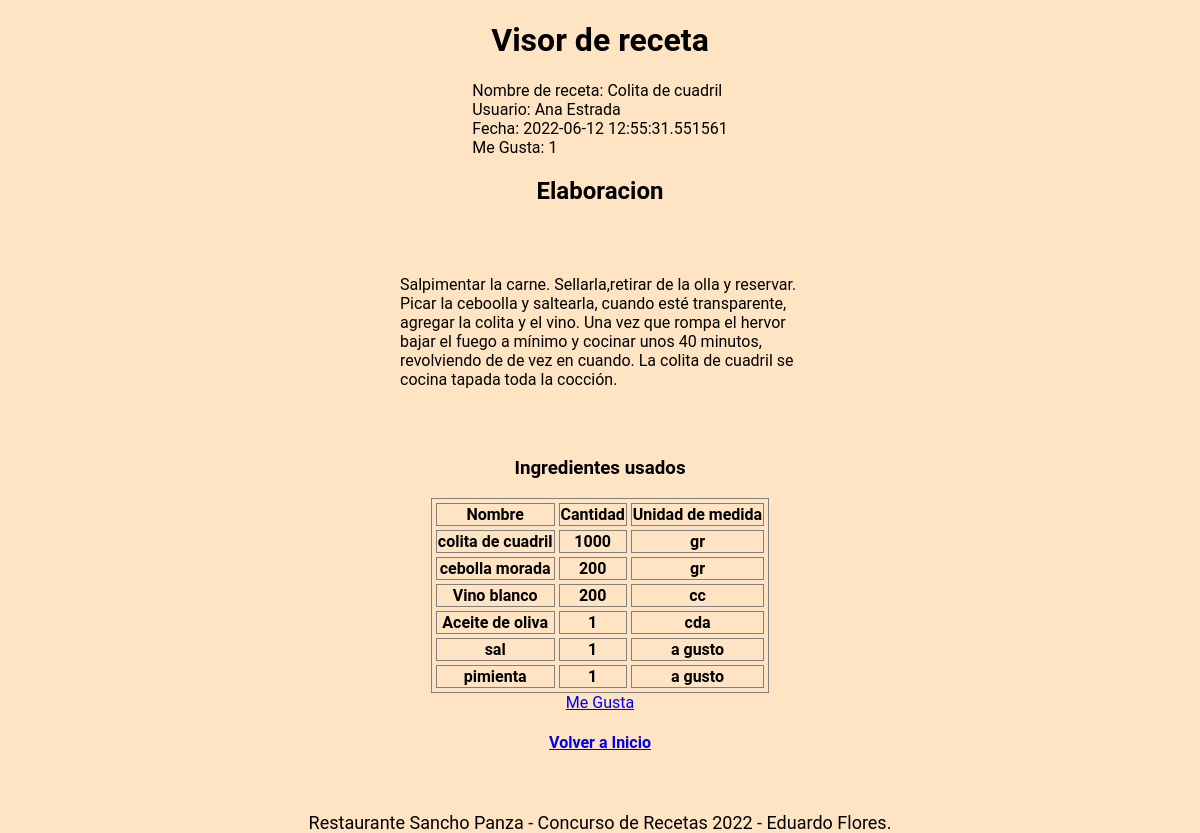
/visorReceta/1 (signed in), run on an earlier commit of the app's database.
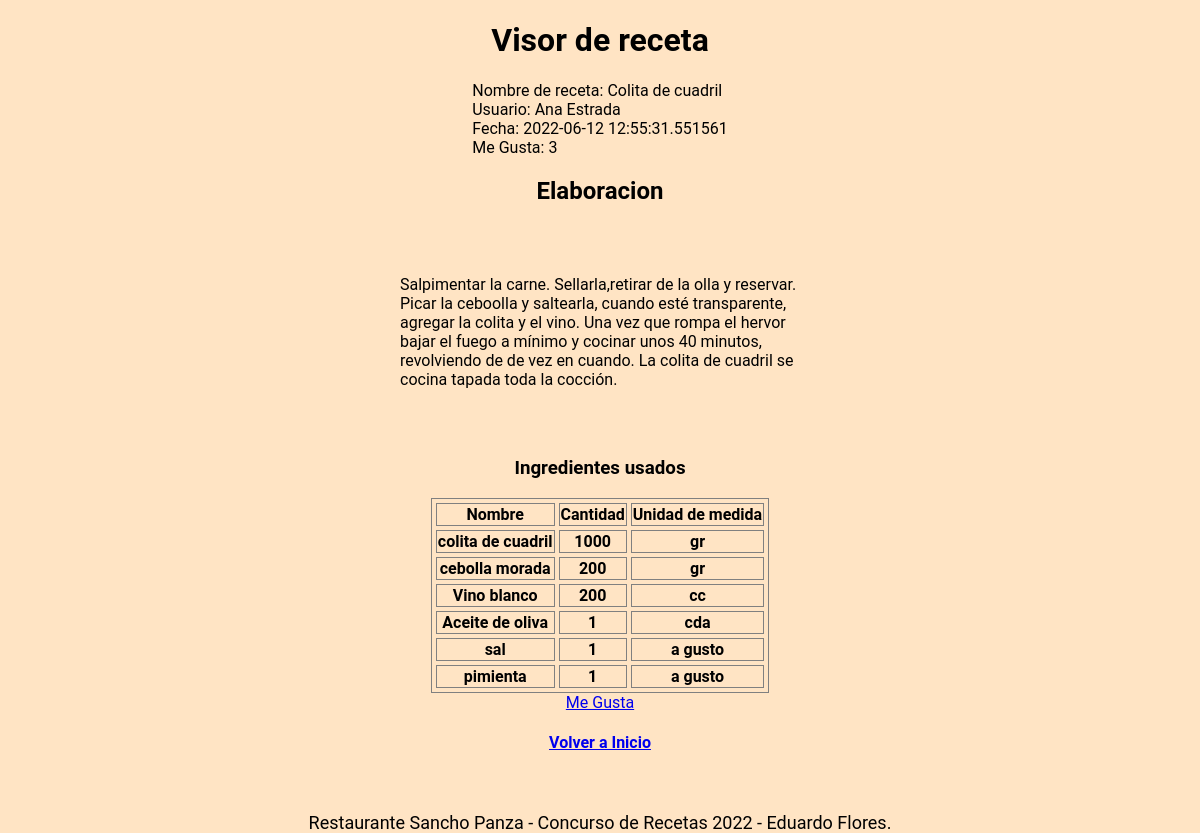
And on a later commit of the database.
### models.py (models this page shows, shortened)
class Receta(db.Model):
    __tablename__ = 'receta'
    id = db.Column(db.Integer, primary_key=True)
    nombre = db.Column(db.String(60), nullable=False)
    tiempo = db.Column(db.Integer, nullable=False)
    elaboracion = db.Column(db.Text, nullable=False)
    cantidadmegusta = db.Column(db.Integer, nullable=False)
    fecha = db.Column(db.DateTime) ### clase datetime
    usuarioid = db.Column(db.Integer, db.ForeignKey('usuario.id'))
    ingredientes = db.relationship('Ingrediente', backref='receta', cascade='all, delete-orphan')

### main.py (the view)
@app.route('/visorReceta/<int:recetaId>')
def visorReceta(recetaId):
    receta = Receta.query.filter_by(id=recetaId).first()
    ingredienteslista = Ingrediente.query.filter_by(recetaid=recetaId).all()
    return render_template('visorReceta.html',receta=receta,ingredientes=ingredienteslista,idusuarioLogeado=int(session['idusuario']))

### templates/visorReceta.html (shortened to what this page needs)
{% extends "baseTemplate.html" %}
{% block content %}
    <h1>Visor de receta</h1>
    <div>
        Nombre de receta: {{ receta.nombre }}<br>
        Usuario: {{ receta.usuario.nombre }}<br>
        Fecha: {{ receta.fecha }}<br>
        Me Gusta: {{ receta.cantidadmegusta }}<br>
    </div>
    <h2>Elaboracion</h2>
    <div id="elaboracion">
        {{ receta.elaboracion }}
    </div>
    <h3>Ingredientes usados</h3>
    <table>
        <thead>
            <tr>
                <th>Nombre</th>
                <th>Cantidad</th>
                <th>Unidad de medida</th>
            </tr>
        </thead>
        <tbody>
            {% for ingrediente in ingredientes %}
            <tr>
                <th>{{ ingrediente.nombre }}</th>
                <th>{{ ingrediente.cantidad }}</th>
                <th>{{ ingrediente.unidad }}</th>
            </tr>
            {% endfor %}
        </tbody>
    </table>
    {% if idusuarioLogeado != receta.usuario.id %}
        <a href="/meGustaReceta/{{ receta.id }}">Me Gusta</a>
    {% else %}
        <div>No puedes dar me gusta a tu propia receta</div>
    {% endif %}
{% endblock %}

What changed in the data, as far as the page shows it:
changed Receta "Colita de cuadril": cantidadmegusta "1" → "3"
